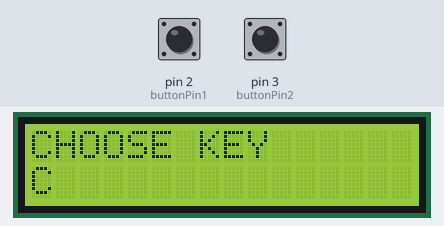
The sketch below on a simulated Arduino Uno, built with avr-gcc and run on an emulated ATmega328P. Parts: 16×2 character LCD. The test bench sets the inputs (shaded band); at power-on: pin 2 (buttonPin1) HIGH, pin 3 (buttonPin2) HIGH. MIDI output is not drawn; random numbers use the default seed unless the sketch sets one.

Above: at 1.2 s.
1.3 s: pin 2 (buttonPin1) pulled LOW for 0.15 s
At 2.4 s:
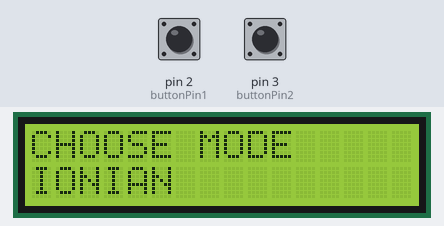
2.9 s: pin 3 (buttonPin2) pulled LOW for 0.15 s
At 3.8 s:
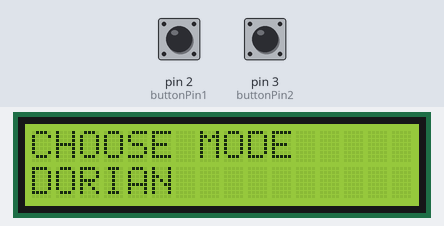
4.5 s: pin 2 (buttonPin1) pulled LOW for 1 s
At 5.5 s:
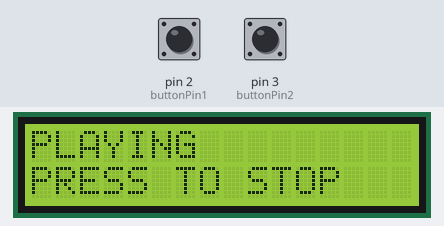
7.0 s: pin 2 (buttonPin1) pulled LOW for 3.2 s
At 9.6 s:
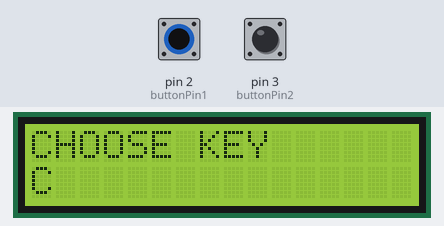
11.7 s: pin 3 (buttonPin2) pulled LOW for 1 s
At 13.2 s:
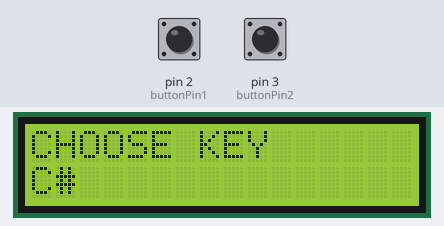
14.2 s: pin 3 (buttonPin2) pulled LOW for 0.15 s
At 15.6 s:
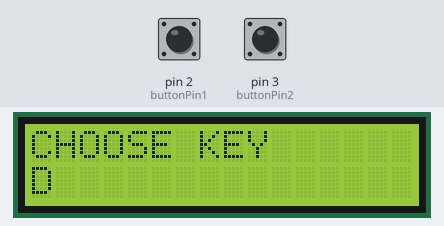
Timing chart, 0 to 16.8 s (numbered marks = the images above; inputs shaded):
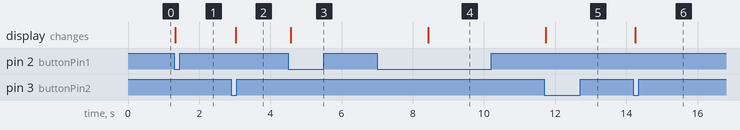

Measured:
- after the input at 1.3 s, the display: changes at once (image 1)
- after the input at 2.9 s, the display: changes after 0.13 s (image 2)
- after the input at 4.5 s, the display: changes after 0.07 s (image 3)
- after the input at 7.0 s, the display: changes after 1.4 s (image 4)
- after the input at 11.7 s, the display: changes at once (image 5)
- after the input at 14.2 s, the display: changes after 0.05 s (image 6)

The sketch:

generative_music_v1.ino
```cpp
/*
 *    ARDUINO MUSIC GENERATOR - V1.0
 *
 *    Author:     Nathan Price
 *    Date:       April 20 2021
 *
 *    Brief:      This uses algorithmic generation to create a musical sequence based on user inputs, and outputs MIDI signal with MIDI clock functionality.
 *                This program is not separated into classes yet, but I am working on a separate version to allow user-defined inputs and controls
 *                for adaptation into other embedded systems.
 *                As well, I am working on developing this deeper into further functionality with accompaniment, chord progressions, and countermelodies.
 *                As of now, this program was written specifically for the hardware I've used but it is adaptable. Specifically the generator systems are functional for any use-case,
 *                the only thing that might need to be changed is the user interface.
 *
 *                Planned fixes include introducing non-blocking functions and making the interface more modular.
 *
 *    Includes:   LiquidCrystal.h library, https://github.com/arduino-libraries/LiquidCrystal/blob/master/src/LiquidCrystal.h
 *                MIDI.h library, https://github.com/FortySevenEffects/arduino_midi_library/blob/master/src/MIDI.h
 *
 */


#include <LiquidCrystal.h>    //LCD display header
#include <MIDI.h>             //MIDI connectivity header


//While we could just use two arrays, the third for melody notes is part of the next version, which will include options to keep a sequence and change modes, and to store a sequence using EEPROM
//initializing arrays for melody:
byte melodyArray[16]; //initialize empty array of 16 potential melody notes
byte rhythmArray[16]; //initializes empty array for indexing on/off values to set rhythm for melody
byte melodyNotes[16]; //melody transposed into MIDI note values

//modes are listed in arrays below - these figures are indexed by scale positons to return note values
byte modeSelect = 0; //initializes for selecting mode later - initialized to 0, ionian mode


//stored as bytes to conserve memory
byte ionianMode[] = {0, 2, 4, 5, 7, 9, 11, 12};
byte dorianMode[] = {0, 2, 3, 5, 7, 9, 10, 12};
byte phrygianMode[] = {0, 1, 3, 5, 7, 8, 10, 12};
byte lydianMode[] = {0, 2, 4, 6, 7, 9, 11, 12};
byte mixolydianMode[] = {0, 2, 4, 5, 7, 9, 10, 12};
byte aeolianMode[] = {0, 2, 3, 5, 7, 8, 10, 12};
byte locrianMode[] = {0, 1, 3, 5, 6, 8, 10, 12};

//String mode = ""; //initialize mode string to be returned as part of display()
String mode[] = {"IONIAN", "DORIAN", "PHRYGIAN", "LYDIAN", "MIXOLYDIAN", "AEOLIAN", "LOCRIAN"}; //mode names are stored in an array corresponding to the value of modeSelect - to be returned in display()

byte keySelect = 0;//initialized as C
String key[] = {"C", "C#", "D", "D#", "E", "F", "F#", "G", "G#", "A", "A#", "B"};//display() will return a string based on the value of keyselect

//midi variables
byte tempo = 120;//tempo has a starting value of 120 - later functionality will include options to change this or use midi clock input to set time
float noteTime = (60000 / tempo) / 4;; //tempo divided by 4 for each 16th note - it's a float since we may have time divisions that aren't whole
float clockVal = (noteTime / 6);//midi clock values are sent

//arduino physical variables
byte buttonPin1 = 2;
volatile byte buttonMode1 = 0; //used for state changing with interrupts
byte buttonPin2 = 3;
volatile byte buttonMode2 = 0; //used for state changing with interrupts

//LCD wiring values
byte lcdV0 = 10;
byte lcdRS = 12;
byte lcdE = 11;
byte lcdD4 = 9;
byte lcdD5 = 8;
byte lcdD6 = 7;
byte lcdD7 = 6;
byte contrast = 90; //used to set contrast on LCD screen

LiquidCrystal lcd(lcdRS, lcdE, lcdD4, lcdD5, lcdD6, lcdD7);//initialize LCD

MIDI_CREATE_DEFAULT_INSTANCE();// Creates and binds the MIDI interface to the default hardware serial port.

void setup() {

  analogWrite(lcdV0, contrast);//initialize lcd screen contrast value

  pinMode(buttonPin1, INPUT);//initialize button
  pinMode(buttonPin2, INPUT);//initialuze button

  attachInterrupt(digitalPinToInterrupt(buttonPin1), setButtonMode1, FALLING);//interrupt for button 1

  attachInterrupt(digitalPinToInterrupt(buttonPin2), setButtonMode2, FALLING);//interrupt for button 2

  randomSeed(analogRead(0));//used for generating random numbers

  MIDI.begin(MIDI_CHANNEL_OMNI);  //initializes MIDI

  lcd.begin(16, 2); //initialize lcd screen


}

void setButtonMode1()
{
  buttonMode1++;
  buttonMode2 = 0;//resets buttonMode2 with each press for cyclical state changes
}

void setButtonMode2()
{
  buttonMode2++;
}


/*
 *  refactoreed from 2 separate generator fucntions
 *  this takes an array as an argument with specified minimum and maximum ranges for generation
 *  a range of 0-8 will keep everything within a single octave
 *  a range of 0-2 is a binary sequence, used for generating a rhythmic pattern
 *  a larger range can be used for generating rhythms to include less rests and more notes - to be included in future functionality
 */
void generator(byte musicArray[], byte min, byte max)
{
  //for loop to randomly set each value of melody within range
  for (byte i = 0; i < 16; i++)
  {
    musicArray[i] = random(min, max);
  }
}

/*
 *  this takes the melodyArray (that uses scale positions) and maps the sequence to one of the modes declared earlier
 *  the pattern of numbers added indicates whole or half steps for each note
 *  this will be expanded with further logic next, to allow for a range beyond 8 notes (multiple octaves)
 */
void scaleMapper(byte mode[], byte length)
{
  for (byte j = 0; j < 16; j++)
  {
    byte scalePosition = melodyArray[j];
    melodyNotes[j] = mode[scalePosition];
  }
}


//used to select a mode to be passed as an argument to map scale values to mode values
void chooseMode()
{
  switch (modeSelect)
  {
    case 0:
      scaleMapper(ionianMode, 16);
      break;

    case 1:
      scaleMapper(dorianMode, 16);
      break;

    case 2:
      scaleMapper(phrygianMode, 16);
      break;

    case 3:
      scaleMapper(lydianMode, 16);
      break;

    case 4:
      scaleMapper(mixolydianMode, 16);
      break;

    case 5:
      scaleMapper(aeolianMode, 16);
      break;

    case 6:
      scaleMapper(locrianMode, 16);
      break;
  }
}

/*
   This takes the melody newly quantized to a scale, and adds that value to a key value and then to 60, corresponding to middle C on a keyboard

   For example, middle C is MIDI note 60, so a scale starting on C would have the '0' (root) note be added to 60, and work similarly for all other notes in the scale
*/
void keyMapper()
{
  for (byte i = 0; i < 16; i++)
  {
    byte tune = 60 + keySelect + melodyArray[i];
    melodyNotes[i] = tune; //adds modeSelector value (0 for C and increasing by 1 for each semitone increase in key)
  }
}

/*
 * This method is manipulated with button2's interrupt to change the variable modeSelect, used for determining which mode is used to modify the melody sequence from a basic scale position pattern
 */
void modeSelector()
{

  if (buttonMode2 < 7)
  {
    modeSelect = buttonMode2;
  }
  if (buttonMode2 > 6)
  {
    buttonMode2 = 0;
    modeSelect = 0;
  }
}

/*
 * This method is manipulated with button2's interrupt to change the variable modeSelect, used for determining which mode is used to modify the melody sequence from a basic scale position pattern
 */
void keySelector()
{
  if (buttonMode2 < 12) //if buttonmode is less than 12, it has a value corresponding to buttonMode2
  {
    keySelect = buttonMode2;
  }
  else //if buttonMode2 is 12, it resets to 0
  {
    buttonMode2 = 0;
    keySelect = 0;
  }
}


/*
 * Depending on the state of buttonMode1, different information is displayed for each state of the program
 * 0 - start mode, displays current mode choice and prompts for confirmation
 * 1 - select mode, after the button is pressed it will quantize the scale pattern to that of the mode and prompt user to press button to start sequence
 * 2 - play mode, seuqnce starts and the display will prompt user to press button to stop
 */
void display()
{
  switch (buttonMode1)
  {
    case 0:
    lcd.clear();
    lcd.setCursor(0, 0);
    lcd.print("CHOOSE KEY");
    lcd.setCursor(0, 1);
    lcd.print(key[keySelect]);
    break;

    case 1:
    lcd.clear();
    lcd.setCursor(0, 0);
    lcd.print("CHOOSE MODE");
    lcd.setCursor(0, 1);
    lcd.print(mode[modeSelect]);
    break;

    case 2:
    lcd.clear();
    lcd.setCursor(0, 0);
    lcd.print("PLAYING");
    lcd.setCursor(0, 1);
    lcd.print("PRESS TO STOP");
    break;
  }
}


/*
 * This is the method that runs the loop through the melody using MIDI signals sent over the serial port
 * Currently this uses the delay() method but this needs to be updated for better MIDI compatibility soon to use clock signals
 * EDIT: Sends clock signals now, but still using delay - will be changed to a non-blocking method soon
*/
void playMelody()
{
  MIDI.begin(1);
  for (byte i = 0; i < 16; i++)
  {
    //lcd.print(melodyArray[i]); for testing
    if (rhythmArray[i] > 0) //if the rhythmArray value is a 1, the note is played
    {

      MIDI.sendNoteOn(melodyNotes[i], 127, 1);    //sends note to be played to MIDI channel 1, with max velocity (127)
      MIDI.sendClock();
      delay(clockVal);
      MIDI.sendClock();
      delay(clockVal);
      MIDI.sendClock();
      delay(clockVal);
      MIDI.sendClock();
      delay(clockVal);
      MIDI.sendClock();
      delay(clockVal);
      MIDI.sendClock();
      delay(clockVal);
      //delay(noteTime);                            //delays for 1/16th of the tempo duration (16th notes)
      MIDI.sendNoteOff(melodyNotes[i], 127, 1);  // Stop the note after the time duration has passed
    }
    else
    {
      //no more note information is passed if the rhythmArray value is 0 - this indicates a rest in the melody
      MIDI.sendClock();
      delay(clockVal);
      MIDI.sendClock();
      delay(clockVal);
      MIDI.sendClock();
      delay(clockVal);
      MIDI.sendClock();
      delay(clockVal);
      MIDI.sendClock();
      delay(clockVal);
      MIDI.sendClock();
      delay(clockVal);//delays for 1/16th of the tempo duration (16th notes)
    }
  }
}


void loop() {
  //the initial state is to generate a new array for a melody

  if (buttonMode1 == 0)
  {
    //initial startup generates arrays for the melody pattern and rhythm array
    generator(melodyArray , 0, 8);//generates melody within one octave (C-C)
    generator(rhythmArray , 0, 2); //generates binary sequence for on/off of notes

    display();
    delay(150); //short delay for lcd screen flicker
    keySelector();


  }

  //when button1 is pressed it locks in values for the mode chosen
  if (buttonMode1 == 1)
  {
    display();
    delay(150); //short delay for lcd screen flicker
    modeSelector(); //selects mode using button2
    chooseMode();//send to scaleMapper
    keyMapper(); //maps values from mode to a key - passing key value as argument
  }


  //when the button is pressed again, the system starts playing a melody
  while (buttonMode1 == 2)
  {
    display();
    playMelody();
  }

  //when the button is pressed again, the system reverts back to the beginning
  if (buttonMode1 > 2)
  {
    display();
    buttonMode1 = 0;
  }

}
```
